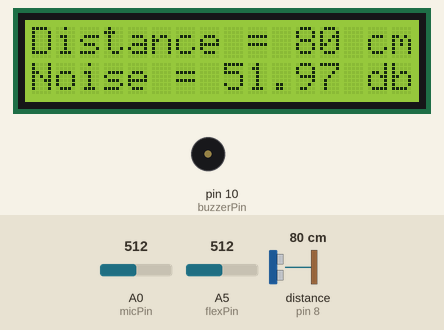
Recording of a sketch running on a simulated Arduino Uno, built with avr-gcc and run on an emulated ATmega328P. Shown: 16×2 character LCD, buzzer (waves = sounding). Inputs (shaded band) come from the test bench; at power-on: distance to the obstacle (sensor on pin 8) 80 cm, A0 (micPin) = 512, A5 (flexPin) = 512. The echo pulse lasts 58.3 µs per cm; what the sketch prints to the serial monitor is not drawn.

Above: at 1.2 s.
1.3 s: distance to the obstacle (sensor on pin 8) set to 16 cm
At 3.0 s:
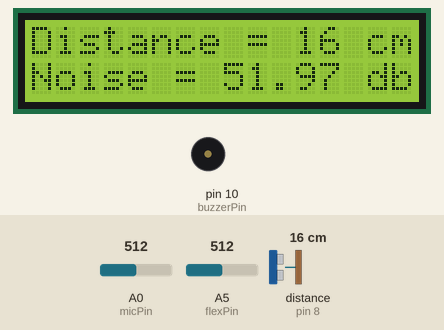
3.5 s: distance to the obstacle (sensor on pin 8) set to 13 cm
At 5.1 s:
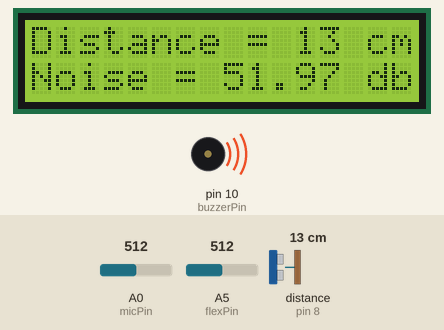
5.6 s: A0 (micPin) set to 6
At 7.2 s:
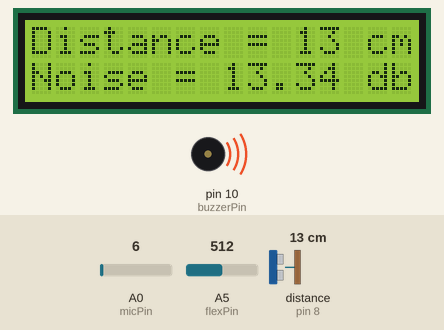
7.6 s: A0 (micPin) set to 3
At 9.3 s:
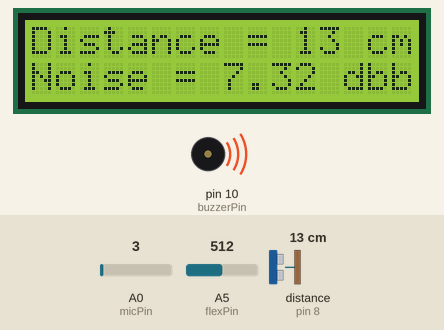
9.6 s: distance to the obstacle (sensor on pin 8) set to 2 cm
At 11.3 s:
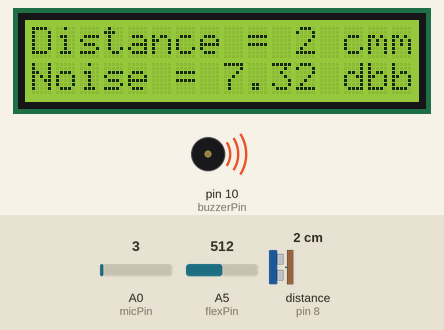
11.6 s: A0 (micPin) set to 25
At 13.5 s:
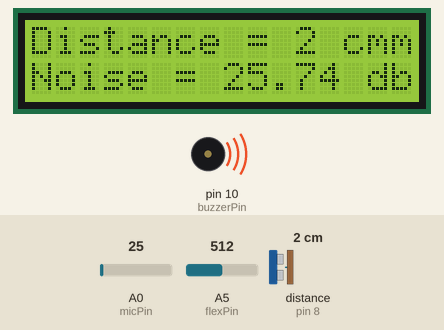
Timing chart, 0 to 14.6 s (numbered marks = the images above; inputs shaded):
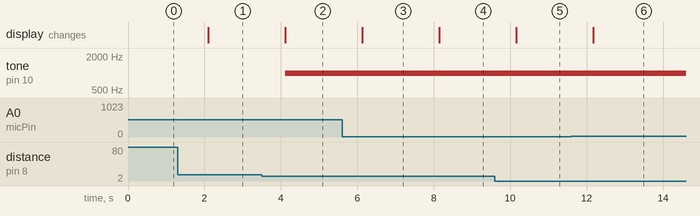

Measured:
- the behaviour switches between 15 and 14 cm on distance to the obstacle (sensor on pin 8) (found by bisection; images 1 and 2)
- the behaviour switches between 5 and 4 on A0 (micPin) (found by bisection; images 3 and 4)
- after the input at 1.3 s, the display: changes after 0.80 s (image 1)
- after the input at 3.5 s, tone on pin 10 (buzzerPin): silent → 1000 Hz after 0.61 s; the display: changes after 0.61 s (image 2)
- after the input at 5.6 s, the display: changes after 0.53 s (image 3)
- after the input at 7.6 s, the display: changes after 0.55 s (image 4)
- after the input at 9.6 s, the display: changes after 0.56 s (image 5)
- after the input at 11.6 s, the display: changes after 0.58 s (image 6)

The sketch:

arduino_sketch.ino
```cpp
#include <LiquidCrystal.h>
#include <Ultrasonic.h>

const int flexPin = A5;
const int micPin = A0;
const int buzzerPin = 10;             // Buzzer connected to D10
const float knownResistor = 22000.0;  // To be connected in flexPin and ground

const int rs = 2, en = 3, d4 = 4, d5 = 5, d6 = 6, d7 = 7;
LiquidCrystal lcd(rs, en, d4, d5, d6, d7);

Ultrasonic ultrasonic(9, 8);  // Ultrasonic sensor pins (TRIG, ECHO)

void setup() {
    // put your setup code here, to run once:
    Serial.begin(9600);
    lcd.begin(16, 2);          // set up the LCD's number of columns and rows
    lcd.print("Study Buddy");  // Print to the first line of the LCD.
    pinMode(flexPin, INPUT);
    pinMode(micPin, INPUT);
}

void loop() {
    // put your main code here, to run repeatedly:
    int flexSensorReading = analogRead(flexPin);
    float flexSensorVoltage = flexSensorReading * (5.0 / 1023.0);
    float unknownResistor =
        (5.0 - flexSensorVoltage) * knownResistor / flexSensorVoltage;
    long range = ultrasonic.read(CM);  // Get distance from ultrasonic sensor

    int micValue = analogRead(micPin);
    float micvoltage = micValue * (5.0 / 1023.0);
    float decibels =
        20 *
        log10(micvoltage / 0.00631);  // 0.00631 volts = 1 Pa (ref. intensity)

    // Serial Monitor Print
    Serial.print("Distance: ");
    Serial.print(range);
    Serial.println(" cm");

    Serial.print("Noise: ");
    Serial.print(decibels);
    Serial.println(" dB");

    Serial.print("Resistance: ");
    Serial.print(unknownResistor);
    Serial.println(" Ohms");

    // LCD Print
    lcd.setCursor(0, 0);  // Set the cursor to column 0, line 0
    lcd.print("Distance = ");
    lcd.print(range);
    lcd.print(" cm");

    lcd.setCursor(0, 1);  // Set the cursor to column 0, line 1
    lcd.print("Noise = ");
    lcd.print(decibels);
    lcd.print(" db");

    // lcd.print("R = ");
    // lcd.print(unknownResistor);
    // lcd.print(" Ohms");

    // If distance is less than 15 cm, play the buzzer
    if (range < 15) {
        tone(buzzerPin, 1000);  // Play tone on buzzer
    } else {
        noTone(buzzerPin);  // Stop playing tone
    }
    delay(1000);  // Delay for 1 second for the buzzer
}
```
